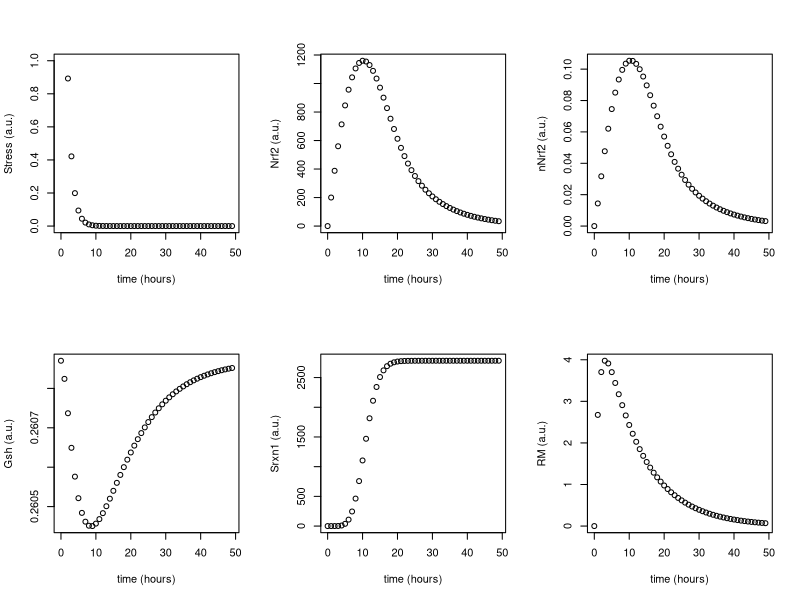

This figure's R source:
## LACDR model for oxidative stress response (OSR)
## Created by Isoude Kuijper and made available for BOO 2020
## Date: 06/04/2020
##
## This model contains 5 state variables, namely 
## - Nrf2 (Nrf2)
## - nuclear Nrf2 (nNrf2)
## - Gsh (Gsh)
## - Srxn1 (Srxn1)
## - reactive metabolites (RM)

# First load the deSolve package. If this gives an error, you probably need 
# to install it first with install.packages("deSolve")
library('deSolve')

### SECTION I: Build the model and assign the parameter values ###

# Function that defines the ddr model including the stress input function
osr <- function(t, inistate, parameters) {
  with(as.list(c(inistate, parameters)), {

    dS = -time_constant1 * S
    dNrf2 = exportNrf2 * nNrf2 - importNrf2 * Nrf2 + buildNrf2Base - (vMax * Nrf2) / (km * (1 + RM / kiRM) + Nrf2)
    dnNrf2 = importNrf2 * Nrf2 - exportNrf2 * nNrf2
    dGsh = buildGshBase + buildGsh * nNrf2**hill_Gsh / (K_Gsh**hill_Gsh + nNrf2**hill_Gsh) - conjFormToDegrGsh * conjForm * Gsh - conjForm * Gsh * RM
    dSrxn1 = buildSrxn1Base + buildSrxn1 * nNrf2**hill_Srxn1 / (K_Srxn1**hill_Srxn1 + nNrf2**hill_Srxn1)  - degradSrxn1 * Srxn1
    dRM = buildRM - conjForm * Gsh * RM - degradRM * RM + S
    
    list(c(dS, dNrf2, dnNrf2, dGsh, dSrxn1, dRM))
  })
}

# Make a function that defines the parameters and 
# runs the ddr model with those parameters
osrdose <- function(stress, tspan){
  if(1){
    pars.nostim = c(

      importNrf2 = 4.251955e-04,
      exportNrf2 = 4.672772e+00,
      buildNrf2Base = 2.297422e+02,
      vMax = 1.345040e+08,
      km = 3.816342e+02,
      kiRM = 1.338881e-06,
      buildGshBase = 5.530482e-02,
      buildGsh = 1.063481e+00,
      hill_Gsh = 6.499604e+00,
      K_Gsh = 4.580483e+00,
      conjForm = 1.240263e-04,
      buildSrxn1Base = 9.996659e-09,
      buildSrxn1 = 3.405193e+06,
      hill_Srxn1 = 6.003976e+00,
      K_Srxn1 = 4.833310e-01,
      conjFormToDegrGsh = 1.709325e+03,
      buildRM = 3.386074e-07,
      degradSrxn1 = 3.687709e-08,
      degradRM = 9.137437e-02,
      
      time_constant1 = 0.75
    )
  }
  inistate = c(
    Nrf2 = 2.455416e-03,
    nNrf2 = 2.234288e-07,
    Gsh = 2.608704e-01,
    Srxn1 = 2.710805e-01,
    RM = 3.704403e-06
  )
  #
  tspan_pre <-  seq(0, 1000, by = 1)
  ic <-  ode(
    y = c(S = 0, inistate), # stress is equal to 0
    times = tspan_pre,
    func = osr,
    parms = pars.nostim
  )

  out <-  ode(
    y = c(S = stress, ic[nrow(ic),3:ncol(ic)]), # stress is equal to stresslevel
    times = tspan,
    func = osr,
    parms = pars.nostim
  )
  return(out)
}

### SECTION II: Run the ddr model ###

# Select the time span for which you want to run the model
tspan <-  seq(0, 49, by = 1)

# Run the model and save the simulation in variable 'xx'
xx <- osrdose(stress = 4, tspan)

# Rescale the model simulation
Nrf2 <- data.frame(xx)$Nrf2
nNrf2 <- data.frame(xx)$nNrf2
Gsh <- data.frame(xx)$Gsh
Srxn1 <- data.frame(xx)$Srxn1
RM <- data.frame(xx)$RM

### SECTION III: Plot the output ###

par(mfrow=c(2,3))

plot(tspan, data.frame(xx)$S, xlab="time (hours)", ylab="Stress (a.u.)", ylim = c(0,1))
plot(tspan, Nrf2, xlab="time (hours)", ylab="Nrf2 (a.u.)")
plot(tspan, nNrf2, xlab="time (hours)", ylab="nNrf2 (a.u.)")
plot(tspan, Gsh, xlab="time (hours)", ylab="Gsh (a.u.)")
plot(tspan, Srxn1, xlab="time (hours)", ylab="Srxn1 (a.u.)")
plot(tspan, RM, xlab="time (hours)", ylab="RM (a.u.)")
